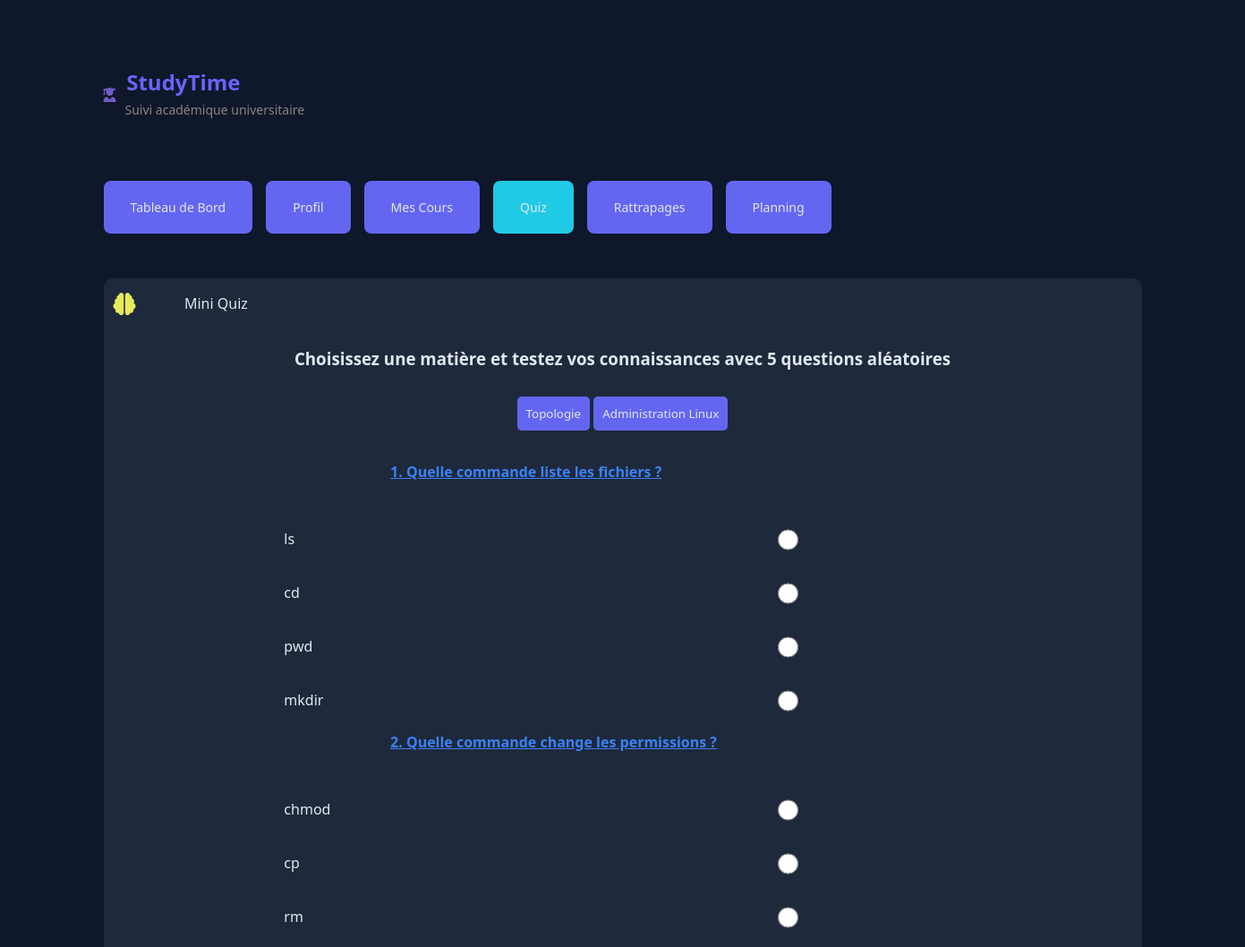
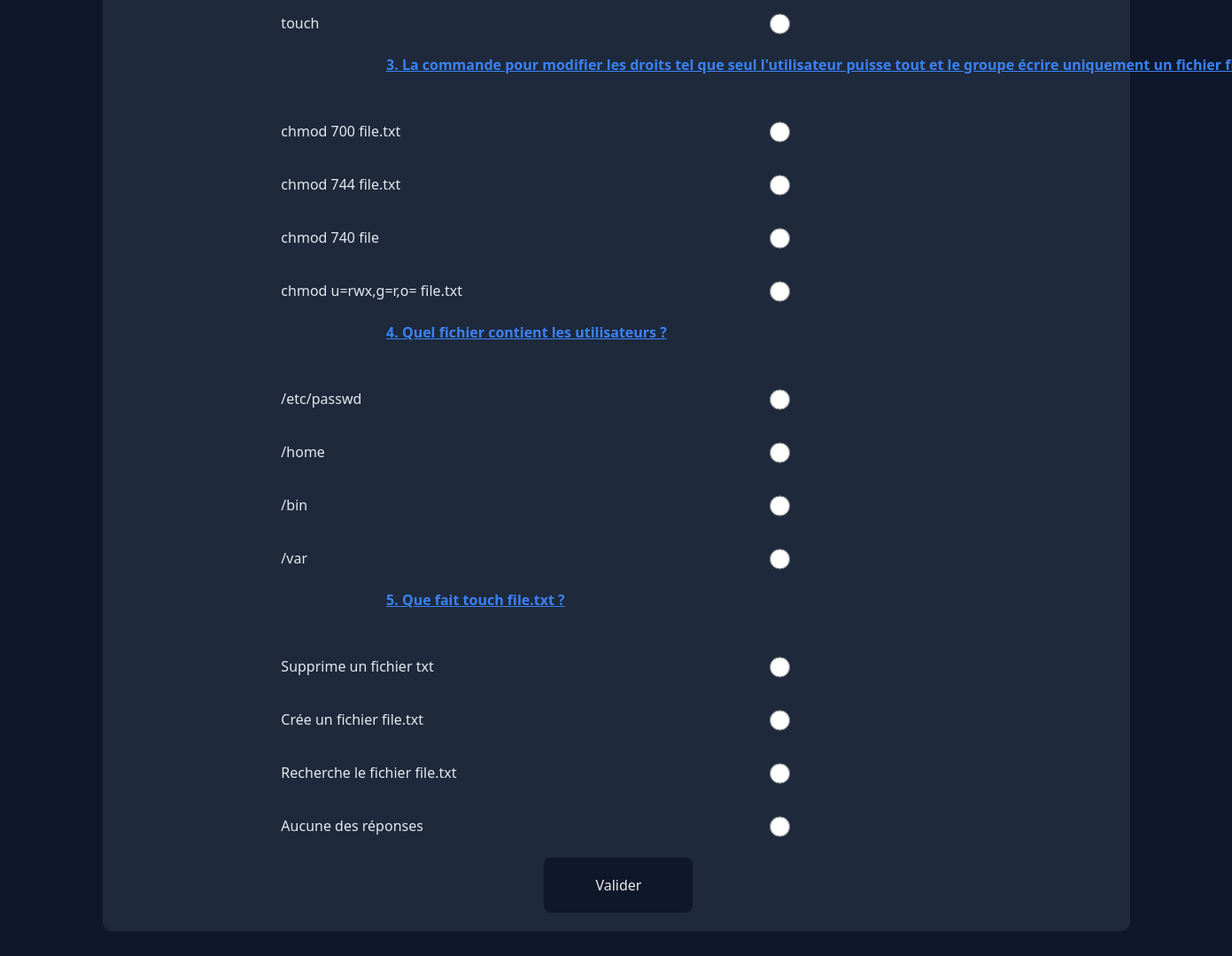
/quiz?subject_id=2, run on the app's committed database (2 pictures, top to bottom).
### app.py (models this page shows)
class Subject(db.Model):
    id = db.Column(db.Integer, primary_key=True)
    name = db.Column(db.String(100))
    questions = db.relationship('Question', backref='subject', lazy=True)

class Question(db.Model):
    id = db.Column(db.Integer, primary_key=True)
    question_text = db.Column(db.String(200))
    option_a = db.Column(db.String(100))
    option_b = db.Column(db.String(100))
    option_c = db.Column(db.String(100))
    option_d = db.Column(db.String(100))
    correct_answer = db.Column(db.String(1))
    subject_id = db.Column(db.Integer, db.ForeignKey('subject.id'), nullable=False)

### app.py (the view, shortened to what this page needs)
@app.route("/quiz", methods=["GET", "POST"])
def quiz():
    subjects = Subject.query.all()
    questions = None
    subject_id = request.args.get("subject_id")
    if subject_id:
        subject_id = int(subject_id)
        questions = Question.query.filter_by(subject_id=subject_id).all()
    return render_template("quiz.html",
                           subjects=subjects,
                           questions=questions,
                           result=False,
                           subject_id=subject_id if subject_id else None)

### templates/quiz.html (shortened to what this page needs)
<!DOCTYPE html>
<html lang="fr">
<head>
    <link rel="stylesheet" href="{{ url_for('static', filename='style.css') }}">
    <link rel="stylesheet" href="https://cdnjs.cloudflare.com/ajax/libs/font-awesome/6.4.0/css/all.min.css">
</head>
<body>
  <div class="principal">
    <div class="header">
      <div class="logo">
        <i class="fa-solid fa-user-graduate" style="color: rgb(112, 91, 197);"></i>
      </div>
      <div>
        <h1>StudyTime</h1>
        <p>Suivi académique universitaire</p>
      </div>
    </div>
    <div class="principal_nav">
      <button><a href="{{ url_for('home')}}">Tableau de Bord</a></button>
      <button><a href="{{ url_for('profil') }}">Profil</a></button>
      <button><a href="{{ url_for('myclasses') }}">Mes Cours</a></button>
      <button class="activ"><a href="{{ url_for('quiz') }}">Quiz</a></button>
      <button><a href="{{ url_for('rattrapage') }}">Rattrapages</a></button>
      <button><a href="{{ url_for('planning') }}">Planning</a></button>
    </div>
    <section class="quiz_section">
        <div class="Title">
            <div class="small-brain-icon">
                <i class="fa-solid fa-brain" style="color: rgb(231, 235, 91);"></i>
            </div>
            <span class="quiz_text">Mini Quiz</span>
        </div>
        <h3 class="subtext">Choisissez une matière et testez vos connaissances avec 5 questions aléatoires</h3>
        <div class="quiz-button">
            {% for s in subjects %}
                <button><a class="quiz-btn" href="{{ url_for('quiz', subject_id=s.id) }}">{{ s.name }}</a></button>
            {% endfor %}
        </div>
        {% if questions %}
        <form method="POST" class="questions_form">
            {% for q in questions %}
                <div class="question_box">
                    <p><strong>{{ loop.index }}. {{ q.question_text }}</strong></p>
                    <label><input class="quiz-input-radio" type="radio" name="question_{{ q.id }}" value="A"> {{ q.option_a }}</label><br>
                    <label><input class="quiz-input-radio" type="radio" name="question_{{ q.id }}" value="B"> {{ q.option_b }}</label><br>
                    <label><input class="quiz-input-radio" type="radio" name="question_{{ q.id }}" value="C"> {{ q.option_c }}</label><br>
                    <label><input class="quiz-input-radio" type="radio" name="question_{{ q.id }}" value="D"> {{ q.option_d }}</label>
                </div>
            {% endfor %}
            <button type="submit" class="b-submit">Valider</button>
        </form>
        {% endif %}
    </section>
  </div>
</body>
</html>

### static/style.css (style rules this page uses)
* { margin: 0; padding: 0; box-sizing: border-box; font-family: 'Segoe UI', Tahoma, Geneva, Verdana, sans-serif; }
:root { --bg-main : #0F172A ; --second-font-color : #334155 ; --accent : #20cae4 ; --success : #108981 ; --failed :#F43F5E ; --warning : #F59E08 ; --first-text-color : #E2E8F0 ; --second-text-color : #94A3B8 ; --basic-subtext-color : #8b8484 ; --progress-bar-color : #8b8484 ; --text-mark-color : #a855f7 ; --bloc-font-color : #1E293B ; --bloc-font-bg-hover-color : #33334d ; --rbloc-hover-color : #4343616e ; --rbloc-hover-color : #c9c1c1 ; --mini-card-bg-hover-color : #666 ; --classes-bloc-bg-color : #252535 ; --nav-standard-bg-color : #705bc5 ; --nav-hover-bg-color : #33334d ; --nav-active-bg-color : #46acb8 ; --header-h1-text-color : #6c63ff ; --dashboard-icon-color : #705bc5 ; --brain-icon-color : #e7eb5b ; --bg-icon-color : #a66ddcc4 ; --button-standard-bg-color : #6366F1 ; --button-hover-bg-color : #33334d ; --button-revise-color : #3b82f6 ; --input-bg-color : #1E1E2F ; --input-border-color : #ffffff1a; --input-placeholder-color : #aaa ; --input-submit-bg-color : #6c63ff ; --progress-bar-bg-color : linear-gradient(90deg, #a855f7, #3b82f6) ; }
body { background-color:var(--bg-main); color: var(--first-text-color); }
.principal { max-width: 1200px; margin: 40px auto; padding: 20px; }
.header { display: flex; align-items: center; margin-bottom: 30px; }
.header h1 { font-size: 24px; margin-left: 10px; color:var(--header-h1-text-color); position: relative ; top : 15px ; left: -35px ; }
.header p { font-size: 14px; color: var(--basic-subtext-color) ; margin-left: 10px; }
.principal_nav { display: flex; gap: 15px; margin-bottom: 30px; width : 100% }
.principal_nav button { padding: 20px 30px; border: none; border-radius: 8px; font-size: 14px; font-family: Verdana, Geneva, Tahoma, sans-serif; background-color: var(--button-standard-bg-color); transition: 0.3s; }
.principal_nav button.activ { background-color: var(--accent); color: var(--second-text-color) ; }
a { text-decoration: none; color: var(--first-text-color); }
input { width:100% ; height :50px ; padding :12px 15px ; background-color : var(--input-bg-color); border : 1px solid var(--input-border-color) ; border-radius :10px ; color : var(--first-text-color) ; font-size : 15px ; margin-bottom: 10px; }
input::placeholder { color: var(--input-placeholder-color); }
section.quiz_section { background-color: var(--bloc-font-color); border: solid 0.0001px var(--bloc-font-color) ; min-height : 250px ; border-radius: 10px; }
.small-brain-icon { margin:10px 10px ; font-size : 25px ; }
.quiz-button { align-items: center; text-align: center; }
.quiz-button button { padding: 10px; border: none ; border-radius: 5px; background-color: var(--button-standard-bg-color); margin-bottom : 15px ; transition: all 0.6s ease-in; }
h3.subtext { text-align: center ; margin-bottom : 10px ; }
.quiz_text { position :relative ; left :6% ; top :-38px ; margin-left : 20px ; }
h1 { color: var(--first-text-color); text-align: center; }
div.question_box label { position: relative; left: 15%; }
div.question_box label input.quiz-input-radio { border: 1px solid red ; width: 23px; position: relative; top: 20px; left : 50% ; }
.question_box p strong { margin-left : 30px ; color: var(--button-revise-color); position : relative ; left:25%; text-decoration: underline; }
.question_box p strong { margin-top : 30px; }
.result_box h3 , p ,button { margin-top: 20px; margin-bottom : 20px ; }
button.b-submit { position : relative ; left: 43%; background-color:var(--bg-main); padding: 20px 58px; position:relative ; text-align: center; align-items: center; color:#EAEAEA; font-size : 16px ; font-weight: 500; border:none; border-radius: 8px; transition: all 0.7s ease-in; }

### data on the page
Subject: name "Topologie"
Subject: name "Administration Linux"
Question: question_text "Quelle commande liste les fichiers ?", option_a "ls", option_b "cd", option_c "pwd", option_d "mkdir"
Question: question_text "Quelle commande change les permissions ?", option_a "chmod", option_b "cp", option_c "rm", option_d "touch"
Question: question_text "La commande pour modifier les droits tel que seul l'utilisateur puisse tout et le groupe écrire uniquement un fichier…", option_a "chmod 700 file.txt", option_b "chmod 744 file.txt", option_c "chmod 740 file", option_d "chmod u=rwx,g=r,o= file.txt"
Question: question_text "Quel fichier contient les utilisateurs ?", option_a "/etc/passwd", option_b "/home", option_c "/bin", option_d "/var"
Question: question_text "Que fait touch file.txt ?", option_a "Supprime un fichier txt", option_b "Crée un fichier file.txt", option_c "Recherche le fichier file.txt", option_d "Aucune des réponses"
